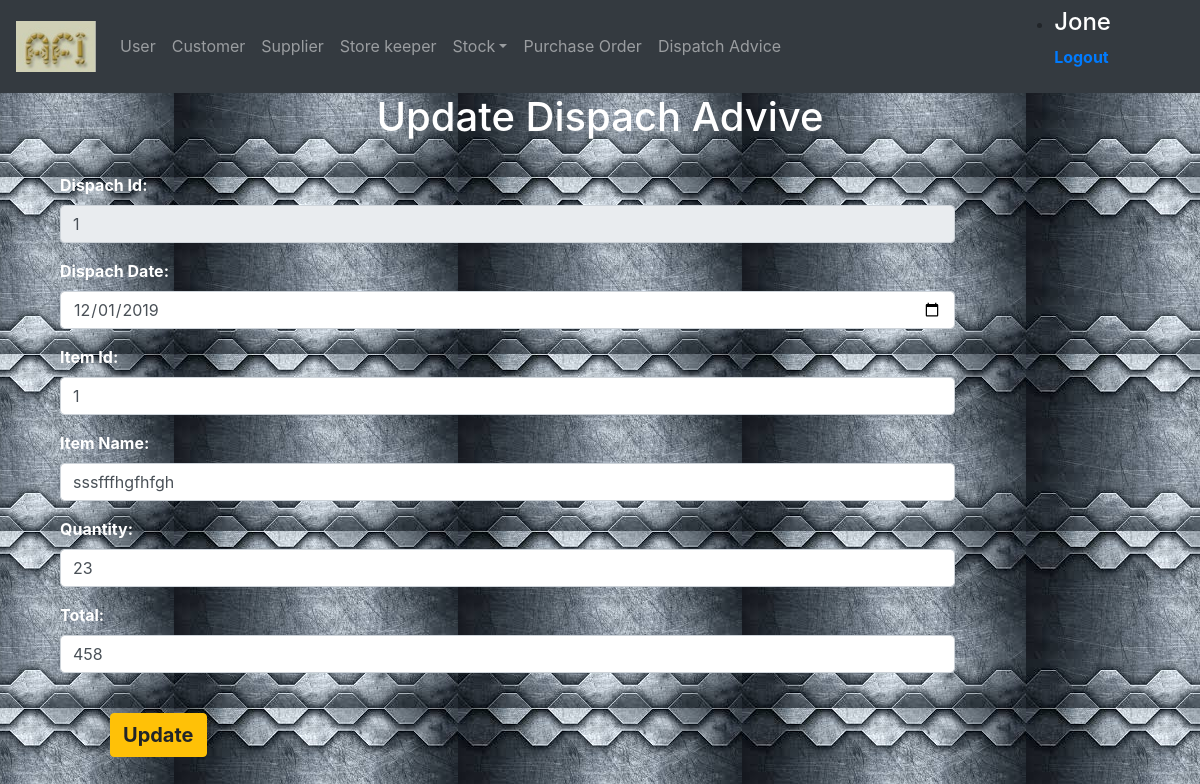
Page /dispatchAdvice/edit.php?id=1 (signed in) on the committed database.
### tables this page shows
CREATE TABLE `dispach` (
  `dispId` int(10) NOT NULL,
  `dispDate` date NOT NULL,
  `itemId` varchar(10) NOT NULL,
  `itemName` varchar(20) NOT NULL,
  `quantity` int(11) NOT NULL,
  `total` int(11) NOT NULL
);

### dispatchAdvice/edit.php (the view, shortened to what this page needs)
<?php
  include '../login/dbconnection.php';
  $id=$_GET["id"];
  if (isset($id)) {
    $sqlQuery = "SELECT * FROM dispach WHERE dispId=$id";
    $result = mysqli_query($conn, $sqlQuery);
    $row = mysqli_fetch_array($result,MYSQLI_ASSOC);
  }
?>
<!DOCTYPE html>
<html lang="en">
<head>
  <link rel="stylesheet" href="../css/bootstrap.min.css">
  <link rel="stylesheet" type="text/css" href="../css/dispachAdvice.css"></script>
</head>
<body>
  <header><?php include '../login/nav.php'?></header>
  <div class="container">
    <h1>Update Dispach Advive</h1><br>
    <div class="col-xl-10 col-lg-10 col-md-10 col-sm-10" id="cover">
      <form action="" method="post">
        <div class="form-group">
          <label for="id">Dispach Id:</label>
          <input type="id" class="form-control" placeholder="Enter Dispach Id" name="dispId" value="<?=$row["dispId"]?>" readonly>
        </div>
        <div class="form-group">
          <label for="dispDate">Dispach Date:</label>
          <input type="date" class="form-control" placeholder="Enter Dispach Date" name="dispDate" value="<?=$row["dispDate"]?>">
        </div>
        <div class="form-group">
          <label for="id">Item Id:</label>
          <input type="id" class="form-control" placeholder="Enter Id" name="itemId" value="<?=$row["itemId"]?>">
        </div>
        <div class="form-group">
          <label for="itemName">Item Name:</label>
          <input type="text" class="form-control" placeholder="Enter Item Name" name="itemName" value="<?=$row["itemName"]?>">
        </div>
        <div class="form-group">
          <label for="quantity">Quantity:</label>
          <input type="text" class="form-control" placeholder="Enter Quantity" name="quantity" value="<?=$row["quantity"]?>">
        </div>
        <div class="form-group">
          <label for="total">Total:</label>
          <input type="text" class="form-control" placeholder="Enter Total" name="total" value="<?=$row["total"]?>">
        </div>
        <br>
        <input id="Butt" type="submit" class="btn btn-warning" name="submit" value="Update">
      </form>
      </div>
    </div>
</body>
</html>

### css/dispachAdvice.css (style rules this page uses)
h1 { color: white; text-align: center; font-weight: bold; }
body { background: url(../images/dispach_bg.jpg); background-size: top; background-position: top; }
#cover { align-items: center; position: relative; }
label { color: white; font-weight: bold; }
input { margin-left: 50px; }
#Butt { font-size: 20px; font-weight: bold; margin-left: 50px; }

### rows in the picture
dispach: dispId "1", dispDate "12/01/2019", itemId "1", itemName "sssfffhgfhfgh", quantity "23", total "458"

### other values in the picture
$_SESSION['username'] "Jone"
